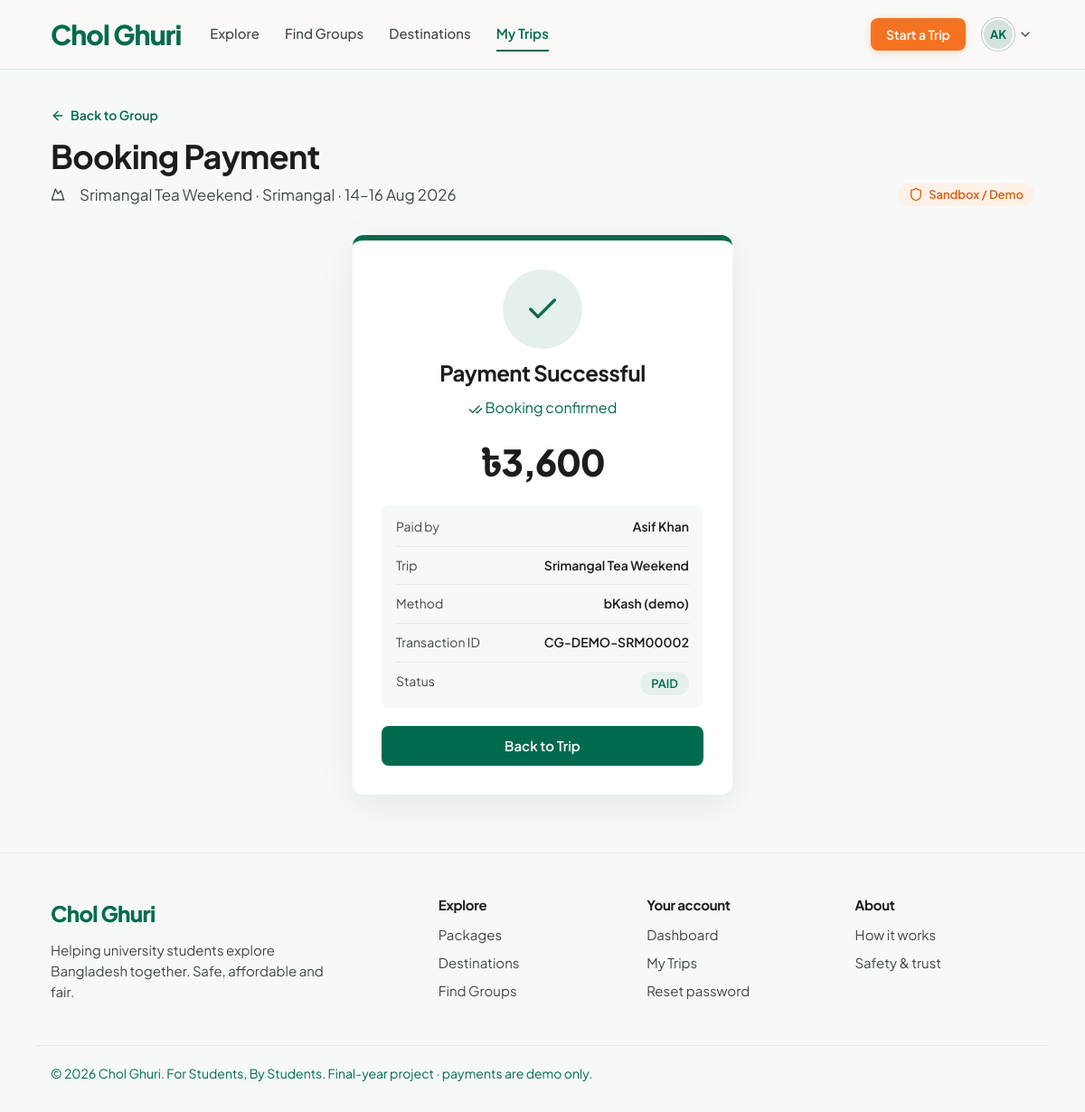
The app's page /booking.php?group=2&ref=CG-DEMO-SRM00002 (signed in) with its own data.
### tables this page shows
CREATE TABLE users (
    id                     INT AUTO_INCREMENT PRIMARY KEY,
    university_id          INT          NULL,              
    full_name              VARCHAR(100) NOT NULL,
    email                  VARCHAR(150) NOT NULL UNIQUE,
    password_hash          VARCHAR(255) NOT NULL,
    role                   ENUM('student','admin') NOT NULL DEFAULT 'student',
    email_verified_at      DATETIME NULL,                  
    verify_token_hash      CHAR(64) NULL,
    verify_token_expires   DATETIME NULL,
    verify_sent_at         DATETIME NULL,
    reset_token_hash       CHAR(64) NULL,
    reset_token_expires    DATETIME NULL,
    remember_token_hash    CHAR(64) NULL,
    remember_token_expires DATETIME NULL,
    is_blocked             TINYINT(1) NOT NULL DEFAULT 0,
    last_login_at          DATETIME NULL,
    created_at             TIMESTAMP NOT NULL DEFAULT CURRENT_TIMESTAMP,

    INDEX (verify_token_hash),
    INDEX (reset_token_hash),
    INDEX (remember_token_hash),
    FOREIGN KEY (university_id) REFERENCES universities(id) ON DELETE SET NULL
);

CREATE TABLE travel_groups (
    id               INT AUTO_INCREMENT PRIMARY KEY,
    package_id       INT          NOT NULL,
    creator_id       INT          NOT NULL,
    title            VARCHAR(150) NOT NULL,
    description      TEXT         NULL,
    start_date       DATE         NOT NULL,
    end_date         DATE         NOT NULL,
    min_members      TINYINT      NOT NULL DEFAULT 2,      
    max_members      TINYINT      NOT NULL,                
    budget_max       DECIMAL(10,2) NULL,
    cost_sharing     ENUM('equal','custom') NOT NULL DEFAULT 'equal',
    university_only  TINYINT(1)   NOT NULL DEFAULT 0,
    gender_rule      ENUM('any','female_only','male_only') NOT NULL DEFAULT 'any',
    status           ENUM('forming','full','confirmed','completed','cancelled') NOT NULL DEFAULT 'forming',
    confirmed_at     DATETIME     NULL,
    completed_at     DATETIME     NULL,
    created_at       TIMESTAMP    NOT NULL DEFAULT CURRENT_TIMESTAMP,

    INDEX (status, start_date),
    FOREIGN KEY (package_id) REFERENCES packages(id),
    FOREIGN KEY (creator_id) REFERENCES users(id) ON DELETE CASCADE,
    CHECK (end_date >= start_date),
    CHECK (min_members >= 1 AND min_members <= max_members)
);

CREATE TABLE destinations (
    id           INT AUTO_INCREMENT PRIMARY KEY,
    name         VARCHAR(100) NOT NULL,
    region       VARCHAR(100) NULL,
    label        VARCHAR(40)  NULL,                   
    description  TEXT         NULL,
    image        VARCHAR(255) NULL,
    is_featured  TINYINT(1)   NOT NULL DEFAULT 0
);

CREATE TABLE bookings (
    id               INT AUTO_INCREMENT PRIMARY KEY,
    group_id         INT           NOT NULL,
    user_id          INT           NOT NULL,
    amount           DECIMAL(10,2) NOT NULL,
    payment_method   ENUM('bkash','nagad','card') NOT NULL,
    transaction_ref  VARCHAR(40)   NOT NULL UNIQUE,         
    status           ENUM('pending','paid','failed') NOT NULL DEFAULT 'pending',
    paid_at          DATETIME      NULL,
    created_at       TIMESTAMP     NOT NULL DEFAULT CURRENT_TIMESTAMP,

    UNIQUE KEY one_booking (group_id, user_id),
    FOREIGN KEY (group_id) REFERENCES travel_groups(id) ON DELETE CASCADE,
    FOREIGN KEY (user_id)  REFERENCES users(id)         ON DELETE CASCADE
);

### config/database.php (called while the page is built, shortened)
<?php
function db(): PDO
{
    static $pdo = null;
    if ($pdo === null) {
        $dsn = 'mysql:host=' . DB_HOST . ';dbname=' . DB_NAME . ';charset=' . DB_CHARSET;
        $options = [
            PDO::ATTR_ERRMODE            => PDO::ERRMODE_EXCEPTION,
            PDO::ATTR_DEFAULT_FETCH_MODE => PDO::FETCH_ASSOC,
            PDO::ATTR_EMULATE_PREPARES   => false,
        ];
        $pdo = new PDO($dsn, DB_USER, DB_PASS, $options);
        $pdo->exec("SET time_zone = '+06:00'");
    }
    return $pdo;
}

### includes/users.php (called while the page is built, shortened)
<?php
function find_user_by_id(int $id): ?array
{
    $stmt = db()->prepare(
        'SELECT u.*, un.name AS university_name, un.short_name AS university_short, un.email_domain AS university_domain,
                p.gender, p.phone, p.city, p.bio, p.profile_photo, p.budget_min, p.budget_max,
                p.group_size_min, p.group_size_max, p.trip_type_pref, p.accommodation_pref, p.show_profile
         FROM users u
         LEFT JOIN universities un    ON un.id = u.university_id
         LEFT JOIN student_profiles p ON p.user_id = u.id
         WHERE u.id = ?'
    );
    $stmt->execute([$id]);
    return $stmt->fetch() ?: null;
}

### includes/auth.php (called while the page is built, shortened)
<?php
function current_user(): ?array
{
    static $user = false;
    if ($user === false) {
        $user = null;
        if (!empty($_SESSION['user_id'])) {
            $user = find_user_by_id((int) $_SESSION['user_id']);
        }
    }
    return $user;
}
function require_login(): array
{
    $user = current_user();
    return $user;
}

### includes/pricing.php (called while the page is built, shortened)
<?php
function package_cost_totals(int $packageId): array
{
    static $cache = [];
    if (!isset($cache[$packageId])) {
        $stmt = db()->prepare(
            "SELECT COALESCE(SUM(CASE WHEN cost_type = 'shared'     THEN amount END), 0) AS shared,
                    COALESCE(SUM(CASE WHEN cost_type = 'per_person' THEN amount END), 0) AS per_person
             FROM package_costs WHERE package_id = ?"
        );
        $stmt->execute([$packageId]);
        $cache[$packageId] = array_map('floatval', $stmt->fetch());
    }
    return $cache[$packageId];
}
function per_person_price(int $packageId, int $members): float
{
    $members = max(1, $members);
    $totals  = package_cost_totals($packageId);
    return ceil($totals['shared'] / $members + $totals['per_person']);
}

### includes/money.php (called while the page is built, shortened)
<?php
function find_booking(int $groupId, int $userId): ?array
{
    $stmt = db()->prepare('SELECT * FROM bookings WHERE group_id = ? AND user_id = ?');
    $stmt->execute([$groupId, $userId]);
    return $stmt->fetch() ?: null;
}
function booking_amount(array $group): float
{
    return per_person_price((int) $group['package_id'], (int) $group['member_count']);
}

### includes/groups.php (called while the page is built, shortened)
<?php
function get_group(int $id): ?array
{
    $stmt = db()->prepare(GROUP_SELECT . ' WHERE g.id = ?');
    $stmt->execute([$id]);
    return $stmt->fetch() ?: null;
}

### booking.php (the view, shortened to what this page needs)
<?php
$me = require_login();
$groupId = int_param($_GET, 'group');
$group   = get_group($groupId);
$amount  = booking_amount($group);
$booking = find_booking($groupId, (int) $me['id']);
$showResult = isset($_GET['ref']) && $booking && hash_equals($booking['transaction_ref'], (string) $_GET['ref']);
require_once __DIR__ . '/includes/header.php';
?>
<div class="container">
    <a class="back-link" href="<?= url('group.php?id=' . $groupId) ?>"><?= icon('arrow-left', 'icon-sm') ?> Back to Group</a>
    <div class="page-head page-head-row">
        <div>
            <h1>Booking Payment</h1>
            <p class="meta"><?= icon('mountain', 'icon-sm') ?> <?= e($group['title']) ?> &middot; <?= e($group['destination_name']) ?> &middot; <?= e(date_range($group['start_date'], $group['end_date'])) ?></p>
        </div>
        <span class="badge badge-accent"><?= icon('shield', 'icon-sm') ?> Sandbox / Demo</span>
    </div>
    <?php if ($showResult && $booking['status'] === 'paid'): ?>
        <section class="result-card">
            <span class="icon-circle icon-circle-lg" style="background:var(--primary-tint)"><?= icon('check') ?></span>
            <h2>Payment Successful</h2>
            <p class="text-primary"><?= icon('check-check', 'icon-sm') ?> Booking confirmed</p>
            <div class="result-amount"><?= money($booking['amount']) ?></div>
            <dl class="receipt">
                <div><dt>Paid by</dt><dd><?= e($me['full_name']) ?></dd></div>
                <div><dt>Trip</dt><dd><?= e($group['title']) ?></dd></div>
                <div><dt>Method</dt><dd><?= e(PAYMENT_METHOD_LABELS[$booking['payment_method']]) ?> (demo)</dd></div>
                <div><dt>Transaction ID</dt><dd><?= e($booking['transaction_ref']) ?></dd></div>
                <div><dt>Status</dt><dd><span class="badge">PAID</span></dd></div>
            </dl>
            <a class="btn btn-primary btn-block" href="<?= url('group.php?id=' . $groupId) ?>">Back to Trip</a>
        </section>
    <?php endif; ?>
</div>
<?php require_once __DIR__ . '/includes/footer.php'; ?>

### includes/functions.php (shortened to what this page needs)
<?php
function e(?string $text): string
{
    return htmlspecialchars($text ?? '', ENT_QUOTES, 'UTF-8');
}
function url(string $path = ''): string
{
    return BASE_URL . '/' . ltrim($path, '/');
}
function money(float|int|string|null $amount): string
{
    $value = round((float) $amount);
    return ($value < 0 ? '-' : '') . '৳' . number_format(abs($value));
}
function int_param(array $source, string $key): int
{
    return isset($source[$key]) && is_numeric($source[$key]) ? (int) $source[$key] : 0;
}
function date_range(string $start, string $end): string
{
    $s = strtotime($start);
    $f = strtotime($end);
    if (date('M Y', $s) === date('M Y', $f)) {
        return date('j', $s) . '–' . date('j M Y', $f);
    }
    return date('j M', $s) . ' – ' . date('j M Y', $f);
}
function icon(string $name, string $class = ''): string
{
    static $cache = [];
    if (!isset($cache[$name])) {
        $file = __DIR__ . '/../assets/icons/' . basename($name) . '.svg';
        $svg  = is_file($file) ? file_get_contents($file) : '';
        $svg  = trim(preg_replace('//s', '', $svg));
        $svg  = preg_replace_callback('/^<svg[^>]*>/', function ($m) {
            return preg_replace('/\s(width|height|class)="[^"]*"/', '', $m[0]);
        }, $svg);
        $cache[$name] = $svg;
    }
    $classes = trim('icon ' . $class);
    return str_replace('<svg', '<svg class="' . e($classes) . '" aria-hidden="true"', $cache[$name]);
}
function initials(string $name): string
{
    $parts = preg_split('/\s+/', trim($name));
    $first = mb_substr($parts[0] ?? '', 0, 1);
    $last  = count($parts) > 1 ? mb_substr(end($parts), 0, 1) : '';
    return mb_strtoupper($first . $last);
}
function avatar(?string $photo, string $name, string $size = 'md'): string
{
    return '<span class="avatar avatar-' . e($size) . ' avatar-initials" aria-label="' . e($name) . '">' . e(initials($name)) . '</span>';
}

### records on screen
users: full_name "AK", full_name "Asif Khan"
travel_groups: title "Srimangal Tea Weekend", destinations.name "Srimangal", date_range($group['start_date'], $group['end_date']) "14–16 Aug 2026"
bookings: amount "৳3,600", payment_method "bKash", transaction_ref "CG-DEMO-SRM00002"

### other values on screen
APP_NAME "Chol Ghuri"
$label "Explore"
$label "Find Groups"
$label "Destinations"
$label "My Trips"
